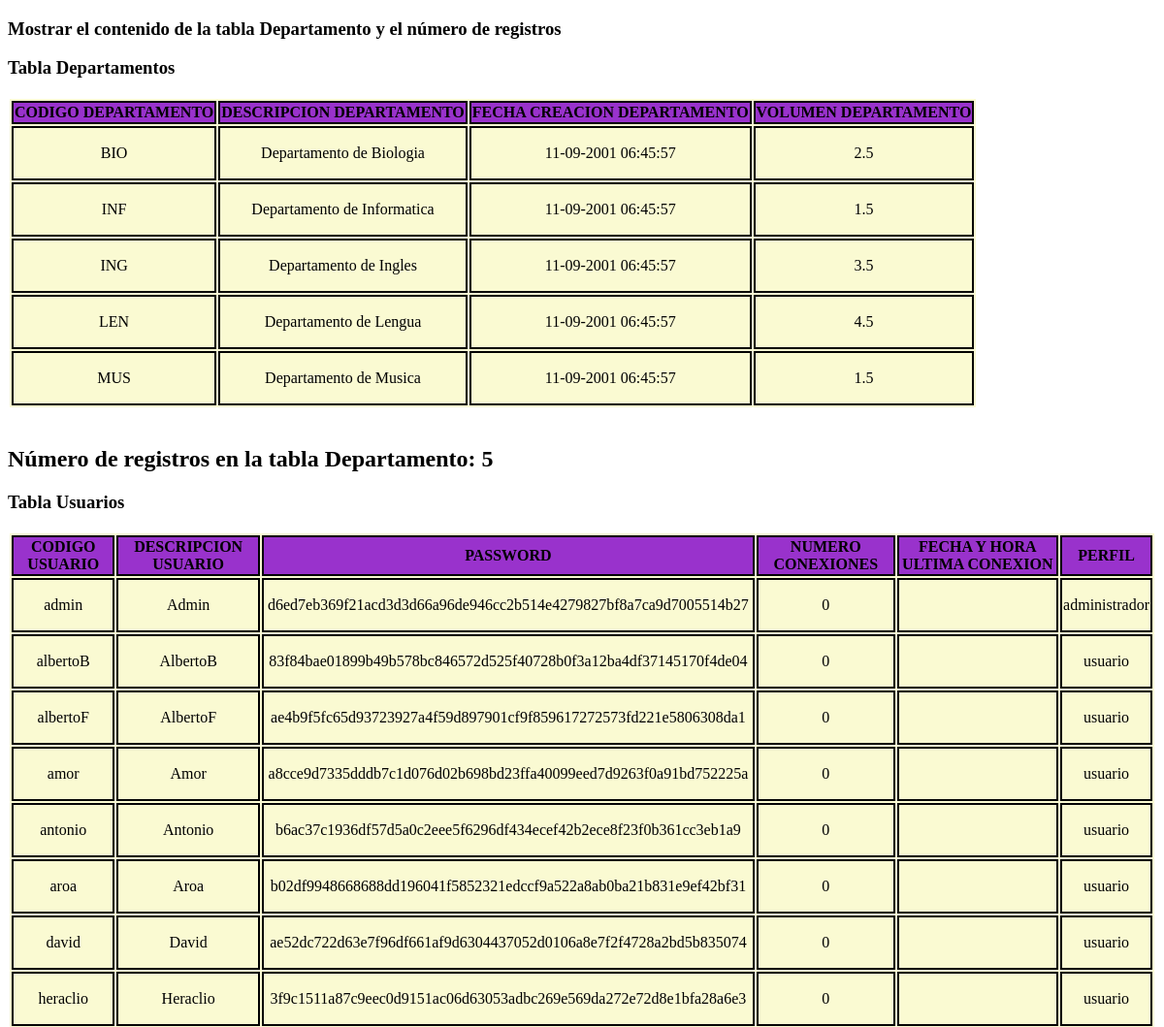
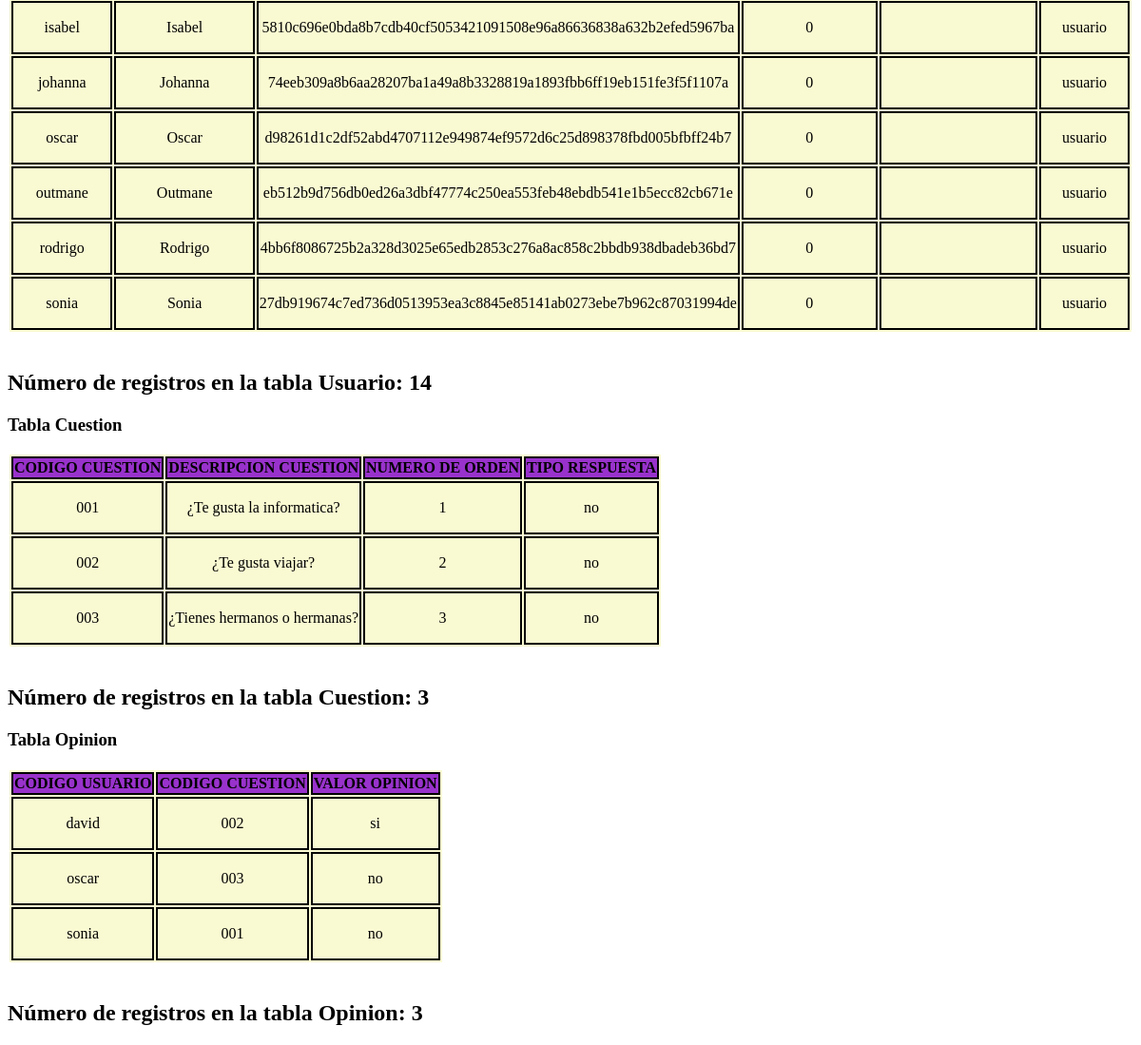
Page /codigoPhp/Ejercicio02PDO.php on the committed database (2 pictures, top to bottom).
### tables this page shows
CREATE TABLE IF NOT EXISTS T02_Departamento(
    T02_CodDepartamento varchar(3) PRIMARY KEY,
    T02_DescDepartamento varchar(255) NOT NULL,
    T02_FechaCreacionDepartamento INT NOT NULL,
    T02_VolumenNegocio float NOT NULL,
    T02_FechaBajaDepartamento int NULL
);

CREATE TABLE IF NOT EXISTS T01_Usuario(
    T01_CodUsuario varchar(20) PRIMARY KEY,
    T01_Password varchar(64) NOT NULL,
    T01_DescUsuario varchar(255) NOT NULL,
    T01_NumConexiones int DEFAULT 0,
    T01_FechaHoraUltimaConexion int,
    T01_Perfil enum('administrador', 'usuario') DEFAULT 'usuario',
    T01_ImagenUsuario mediumblob NULL
);

CREATE TABLE IF NOT EXISTS T03_Cuestion(
    T03_CodCuestion varchar(3) PRIMARY KEY,
    T03_DescCuestion varchar(500) NOT NULL,
    T03_NumOrden int,
    T03_TipoRespuesta enum('si','no') DEFAULT 'no'
);

CREATE TABLE IF NOT EXISTS T04_Opinion(
    T04_CodUsuario varchar(20),
    T04_CodCuestion varchar(3),
    T04_ValorOpinionTipo1 varchar(3) NOT NULL,
    PRIMARY KEY(T04_CodUsuario, T04_CodCuestion),
    FOREIGN KEY (T04_CodUsuario) REFERENCES T01_Usuario(T01_CodUsuario),
    FOREIGN KEY (T04_CodCuestion) REFERENCES T03_Cuestion(T03_CodCuestion)
);

### codigoPhp/Ejercicio02PDO.php (the view, shortened to what this page needs)
<!DOCTYPE html>
<html>
    <head>
    </head>
    <body>
        <?php
            echo "<h3> Mostrar el contenido de la tabla Departamento y el número de registros</h3>";
        try{
            $miDB = new PDO(HOST,USER,PASSWORD);
            $miDB->setAttribute(PDO::ATTR_ERRMODE, PDO::ERRMODE_EXCEPTION);
            $consulta = "SELECT * FROM T02_Departamento";
            $resultadoConsulta = $miDB->prepare($consulta);
            $resultadoConsulta->execute();
            echo "<h3>Tabla Departamentos </h3>";
            echo "<table>";
                echo "<tr>";
                    echo "<th> CODIGO DEPARTAMENTO</th>";
                    echo "<th> DESCRIPCION DEPARTAMENTO</th>";
                    echo "<th> FECHA CREACION DEPARTAMENTO</th>";
                    echo "<th> VOLUMEN DEPARTAMENTO </th>";
                echo "</tr>";
            $oDepartamento = $resultadoConsulta->fetchObject();
            while ($oDepartamento){
                $fechaCreacionDepartamento=$oDepartamento->T02_FechaCreacionDepartamento;
                $date = date('d-m-Y H:i:s', $fechaCreacionDepartamento);
                echo "<tr>";
                echo "<td><p>$oDepartamento->T02_CodDepartamento </td>";
                echo "<td> $oDepartamento->T02_DescDepartamento </td>";
                echo "<td> $date </td>";
                echo "<td> $oDepartamento->T02_VolumenNegocio </td></p>";
                echo "</tr>";
                $oDepartamento = $resultadoConsulta->fetchObject();
            }
                echo "</table>";
                echo "<br>";
                $numeroRegistros=$resultadoConsulta->rowCount();
                echo "<h2>Número de registros en la tabla Departamento: ".$numeroRegistros."</h2>";
            $consulta = "SELECT * FROM T01_Usuario";
            $resultadoConsulta = $miDB->prepare($consulta);
            $resultadoConsulta->execute();
            echo "<h3>Tabla Usuarios </h3>";
            echo "<table>";
                echo "<tr>";
                    echo "<th> CODIGO USUARIO</th>";
                    echo "<th> DESCRIPCION USUARIO</th>";
                    echo "<th> PASSWORD</th>";
                    echo "<th> NUMERO CONEXIONES</th>";
                    echo "<th> FECHA Y HORA ULTIMA CONEXION</th>";
                    echo "<th> PERFIL</th>";
                echo "</tr>";
            $oUsuario = $resultadoConsulta->fetchObject();
            while ($oUsuario){
                echo "<tr>";
                echo "<td><p>$oUsuario->T01_CodUsuario </td>";
                echo "<td> $oUsuario->T01_DescUsuario </td>";
                echo "<td> $oUsuario->T01_Password </td>";
                echo "<td> $oUsuario->T01_NumConexiones </td>";
                echo "<td> $oUsuario->T01_FechaHoraUltimaConexion </td>";
                echo "<td><p>$oUsuario->T01_Perfil </td></p>";
                echo "</tr>";
                $oUsuario = $resultadoConsulta->fetchObject();
            }
                echo "</table>";
                echo "<br>";
                $numeroRegistros=$resultadoConsulta->rowCount();
                echo "<h2>Número de registros en la tabla Usuario: ".$numeroRegistros."</h2>";
            $consulta = "SELECT * FROM T03_Cuestion";
            $resultadoConsulta = $miDB->prepare($consulta);
            $resultadoConsulta->execute();
            echo "<h3>Tabla Cuestion </h3>";
            echo "<table>";
                echo "<tr>";
                    echo "<th> CODIGO CUESTION</th>";
                    echo "<th> DESCRIPCION CUESTION</th>";
                    echo "<th> NUMERO DE ORDEN</th>";
                    echo "<th> TIPO RESPUESTA</th>";
                echo "</tr>";
            $oConexion = $resultadoConsulta->fetchObject();
            while ($oConexion){
                echo "<tr>";
                echo "<td><p>$oConexion->T03_CodCuestion </td>";
                echo "<td> $oConexion->T03_DescCuestion </td>";
                echo "<td> $oConexion->T03_NumOrden </td>";
                echo "<td><p>$oConexion->T03_TipoRespuesta </td></p>";
                echo "</tr>";
                $oConexion = $resultadoConsulta->fetchObject();
            }
                echo "</table>";
                echo "<br>";
                $numeroRegistros=$resultadoConsulta->rowCount();
                echo "<h2>Número de registros en la tabla Cuestion: ".$numeroRegistros."</h2>";
            $consulta = "SELECT * FROM T04_Opinion";
            $resultadoConsulta = $miDB->prepare($consulta);
            $resultadoConsulta->execute();
            echo "<h3>Tabla Opinion </h3>";
            echo "<table>";
                echo "<tr>";
                    echo "<th> CODIGO USUARIO</th>";
                    echo "<th> CODIGO CUESTION</th>";
                    echo "<th> VALOR OPINION</th>";
                echo "</tr>";
            $oOpinion = $resultadoConsulta->fetchObject();
            while ($oOpinion){
                echo "<tr>";
                echo "<td><p>$oOpinion->T04_CodUsuario </td>";
                echo "<td> $oOpinion->T04_CodCuestion </td>";
                echo "<td><p>$oOpinion->T04_ValorOpinionTipo1 </td></p>";
                echo "</tr>";
                $oOpinion = $resultadoConsulta->fetchObject();
            }
                echo "</table>";
                echo "<br>";
                $numeroRegistros=$resultadoConsulta->rowCount();
                echo "<h2>Número de registros en la tabla Opinion: ".$numeroRegistros."</h2>";
        }catch(PDOException $excepcion){
            $codigoError=$excepcion->getCode();
            $mensajeError=$excepcion->getMessage();
            echo "<p style='background-color:red;'>Codigo de error: $codigoError</p>";
            echo "<br>";
            echo "<p style='background-color:red;'>Mensaje de error: $mensajeError </p>";
        }finally{
            unset($miDB);
        }
       ?>
    </body>
</html>

### codigoPhp/Ejercicio02PDO.php (style rules this page uses)
table { border: 2px white solid; background: lightgoldenrodyellow; }
td { text-align: center; border: 2px black solid; }
th { border: 2px black solid; background: darkorchid; }

### rows in the picture
t02_departamento: T02_CodDepartamento "BIO", T02_DescDepartamento "Departamento de Biologia", T02_FechaCreacionDepartamento "11-09-2001 06:45:57", T02_VolumenNegocio "2.5"
t02_departamento: T02_CodDepartamento "INF", T02_DescDepartamento "Departamento de Informatica", T02_FechaCreacionDepartamento "11-09-2001 06:45:57", T02_VolumenNegocio "1.5"
t02_departamento: T02_CodDepartamento "ING", T02_DescDepartamento "Departamento de Ingles", T02_FechaCreacionDepartamento "11-09-2001 06:45:57", T02_VolumenNegocio "3.5"
t02_departamento: T02_CodDepartamento "LEN", T02_DescDepartamento "Departamento de Lengua", T02_FechaCreacionDepartamento "11-09-2001 06:45:57", T02_VolumenNegocio "4.5"
t02_departamento: T02_CodDepartamento "MUS", T02_DescDepartamento "Departamento de Musica", T02_FechaCreacionDepartamento "11-09-2001 06:45:57", T02_VolumenNegocio "1.5"
t01_usuario: T01_CodUsuario "admin", T01_DescUsuario "Admin", T01_Password "d6ed7eb369f21acd3d3d66a96de946cc2b514e4279827bf8a7ca9d7005514b27", T01_NumConexiones "0", T01_Perfil "administrador"
t01_usuario: T01_CodUsuario "albertoB", T01_DescUsuario "AlbertoB", T01_Password "83f84bae01899b49b578bc846572d525f40728b0f3a12ba4df37145170f4de04", T01_NumConexiones "0", T01_Perfil "usuario"
t01_usuario: T01_CodUsuario "albertoF", T01_DescUsuario "AlbertoF", T01_Password "ae4b9f5fc65d93723927a4f59d897901cf9f859617272573fd221e5806308da1", T01_NumConexiones "0", T01_Perfil "usuario"
t01_usuario: T01_CodUsuario "amor", T01_DescUsuario "Amor", T01_Password "a8cce9d7335dddb7c1d076d02b698bd23ffa40099eed7d9263f0a91bd752225a", T01_NumConexiones "0", T01_Perfil "usuario"
t01_usuario: T01_CodUsuario "antonio", T01_DescUsuario "Antonio", T01_Password "b6ac37c1936df57d5a0c2eee5f6296df434ecef42b2ece8f23f0b361cc3eb1a9", T01_NumConexiones "0", T01_Perfil "usuario"
t01_usuario: T01_CodUsuario "aroa", T01_DescUsuario "Aroa", T01_Password "b02df9948668688dd196041f5852321edccf9a522a8ab0ba21b831e9ef42bf31", T01_NumConexiones "0", T01_Perfil "usuario"
t01_usuario: T01_CodUsuario "david", T01_DescUsuario "David", T01_Password "ae52dc722d63e7f96df661af9d6304437052d0106a8e7f2f4728a2bd5b835074", T01_NumConexiones "0", T01_Perfil "usuario"
t01_usuario: T01_CodUsuario "heraclio", T01_DescUsuario "Heraclio", T01_Password "3f9c1511a87c9eec0d9151ac06d63053adbc269e569da272e72d8e1bfa28a6e3", T01_NumConexiones "0", T01_Perfil "usuario"
t01_usuario: T01_CodUsuario "isabel", T01_DescUsuario "Isabel", T01_Password "5810c696e0bda8b7cdb40cf5053421091508e96a86636838a632b2efed5967ba", T01_NumConexiones "0", T01_Perfil "usuario"
t01_usuario: T01_CodUsuario "johanna", T01_DescUsuario "Johanna", T01_Password "74eeb309a8b6aa28207ba1a49a8b3328819a1893fbb6ff19eb151fe3f5f1107a", T01_NumConexiones "0", T01_Perfil "usuario"
t01_usuario: T01_CodUsuario "oscar", T01_DescUsuario "Oscar", T01_Password "d98261d1c2df52abd4707112e949874ef9572d6c25d898378fbd005bfbff24b7", T01_NumConexiones "0", T01_Perfil "usuario"
t01_usuario: T01_CodUsuario "outmane", T01_DescUsuario "Outmane", T01_Password "eb512b9d756db0ed26a3dbf47774c250ea553feb48ebdb541e1b5ecc82cb671e", T01_NumConexiones "0", T01_Perfil "usuario"
t01_usuario: T01_CodUsuario "rodrigo", T01_DescUsuario "Rodrigo", T01_Password "4bb6f8086725b2a328d3025e65edb2853c276a8ac858c2bbdb938dbadeb36bd7", T01_NumConexiones "0", T01_Perfil "usuario"
t01_usuario: T01_CodUsuario "sonia", T01_DescUsuario "Sonia", T01_Password "27db919674c7ed736d0513953ea3c8845e85141ab0273ebe7b962c87031994de", T01_NumConexiones "0", T01_Perfil "usuario"
t03_cuestion: T03_CodCuestion "001", T03_DescCuestion "¿Te gusta la informatica?", T03_NumOrden "1", T03_TipoRespuesta "no"
t03_cuestion: T03_CodCuestion "002", T03_DescCuestion "¿Te gusta viajar?", T03_NumOrden "2", T03_TipoRespuesta "no"
t03_cuestion: T03_CodCuestion "003", T03_DescCuestion "¿Tienes hermanos o hermanas?", T03_NumOrden "3", T03_TipoRespuesta "no"
t04_opinion: T04_CodUsuario "david", T04_CodCuestion "002", T04_ValorOpinionTipo1 "si"
t04_opinion: T04_CodUsuario "oscar", T04_CodCuestion "003", T04_ValorOpinionTipo1 "no"
t04_opinion: T04_CodUsuario "sonia", T04_CodCuestion "001", T04_ValorOpinionTipo1 "no"

### other values in the picture
$numeroRegistros "5"
$numeroRegistros "14"
$numeroRegistros "3"
